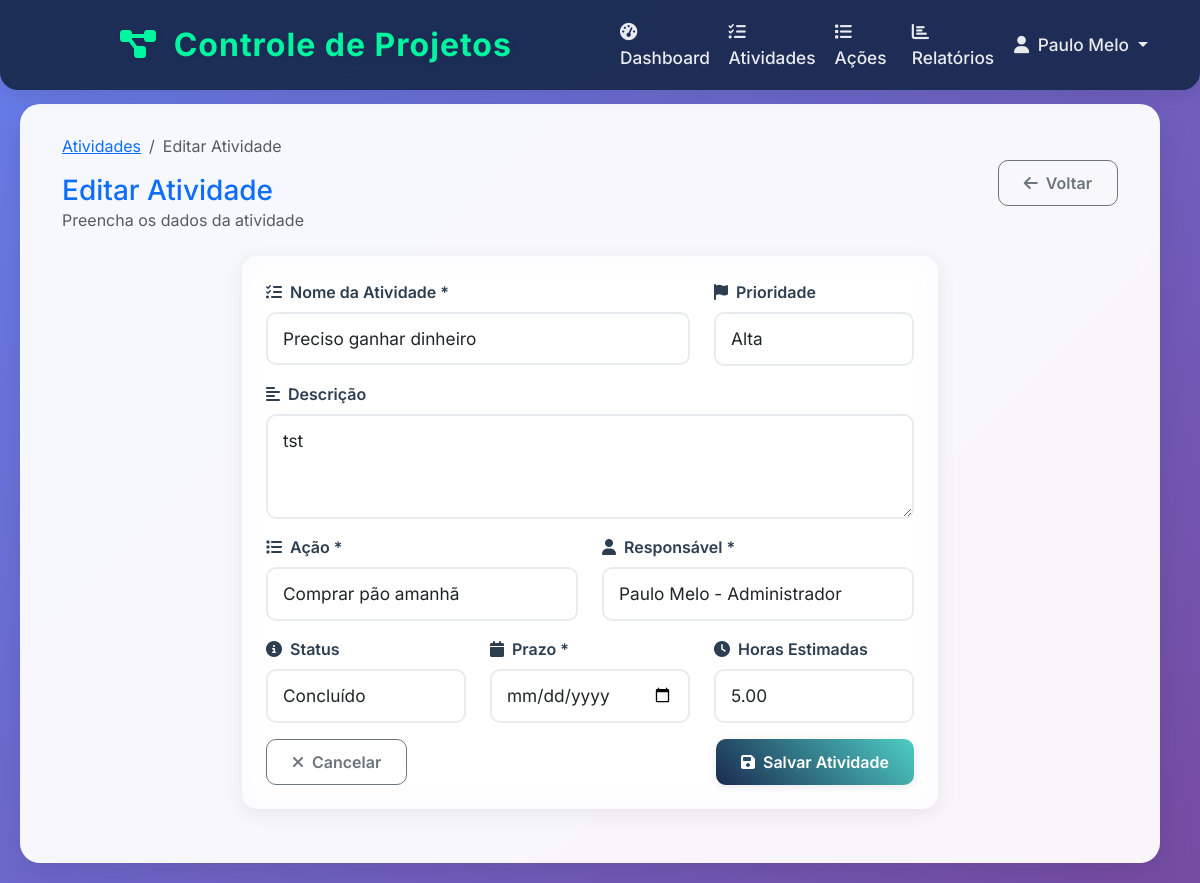
/activities/1/edit/ (signed in), run on the app's committed database.
### activities/models.py (models this page shows, shortened)
class Activity(models.Model):
    STATUS_CHOICES = [
        ('not_started', 'Não Iniciado'),
        ('in_progress', 'Em Andamento'),
        ('completed', 'Concluído'),
        ('paused', 'Pausado'),
    ]
    PRIORITY_CHOICES = [
        ('low', 'Baixa'),
        ('medium', 'Média'),
        ('high', 'Alta'),
        ('urgent', 'Urgente'),
    ]
    name = models.CharField(max_length=200, verbose_name="Nome da Atividade")
    description = models.TextField(blank=True, null=True, verbose_name="Descrição")
    action = models.ForeignKey(
        Action,
        on_delete=models.CASCADE,
        related_name='activities',
        verbose_name="Ação"
    )
    assigned_to = models.ForeignKey(
        Worker,
        on_delete=models.PROTECT,
        related_name='assigned_activities',
        verbose_name="Atribuído para"
    )
    status = models.CharField(
        max_length=20,
        choices=STATUS_CHOICES,
        default='not_started',
        verbose_name="Status"
    )
    priority = models.CharField(
        max_length=20,
        choices=PRIORITY_CHOICES,
        default='medium',
        verbose_name="Prioridade"
    )
    deadline = models.DateField(verbose_name="Prazo")
    estimated_hours = models.DecimalField(
        max_digits=6,
        decimal_places=2,
        blank=True,
        null=True,
        verbose_name="Horas Estimadas"
    )
    created_at = models.DateTimeField(auto_now_add=True, verbose_name="Data de Criação")
    updated_at = models.DateTimeField(auto_now=True, verbose_name="Última Atualização")
    class Meta:
        verbose_name = "Atividade"
        verbose_name_plural = "Atividades"
        ordering = ['-created_at']

### activities/views.py (the view)
# urls.py: path('<int:pk>/edit/', views.activity_update, name='activity_update'),
@login_required
def activity_update(request, pk):
    activity = get_object_or_404(Activity, pk=pk)
    try:
        worker = request.user.worker
        if activity.assigned_to != worker and worker.level not in ['admin', 'manager']:
            messages.error(request, 'Você não tem permissão para editar esta atividade.')
            return redirect('activities:activity_list')
    except Worker.DoesNotExist:
        messages.warning(request, 'Complete seu perfil primeiro.')
        return redirect('accounts:complete_profile')
    if request.method == 'POST':
        form = ActivityForm(request.POST, instance=activity)
        if form.is_valid():
            form.save()
            messages.success(request, 'Atividade atualizada com sucesso!')
            return redirect('activities:activity_detail', pk=activity.pk)
    else:
        form = ActivityForm(instance=activity)
    context = {
        'form': form,
        'activity': activity,
        'title': 'Editar Atividade'
    }
    return render(request, 'activities/activity_form.html', context)

### templates/activities/activity_form.html (shortened to what this page needs)
{% extends 'base.html' %}
{% block content %}
<div class="container-fluid">
    <div class="row mb-4">
        <div class="col-12">
            <div class="d-flex justify-content-between align-items-center">
                <div>
                    <nav aria-label="breadcrumb">
                        <ol class="breadcrumb">
                            <li class="breadcrumb-item"><a href="{% url 'activities:activity_list' %}">Atividades</a></li>
                            <li class="breadcrumb-item active">{{ title }}</li>
                        </ol>
                    </nav>
                    <h1 class="h3 mb-0 text-primary">{{ title }}</h1>
                    <p class="text-muted mb-0">Preencha os dados da atividade</p>
                </div>
                <div>
                    <a href="{% url 'activities:activity_list' %}" class="btn btn-outline-secondary">
                        <i class="fas fa-arrow-left me-2"></i>Voltar
                    </a>
                </div>
            </div>
        </div>
    </div>
    <div class="row justify-content-center">
        <div class="col-lg-8">
            <div class="card">
                <div class="card-body p-4">
                    <form method="post">
                        <div class="row">
                            <div class="col-md-8">
                                <div class="mb-3">
                                    <label for="{{ form.name.id_for_label }}" class="form-label">
                                        <i class="fas fa-tasks me-2"></i>Nome da Atividade *
                                    </label>
                                    {{ form.name }}
                                </div>
                            </div>
                            <div class="col-md-4">
                                <div class="mb-3">
                                    <label for="{{ form.priority.id_for_label }}" class="form-label">
                                        <i class="fas fa-flag me-2"></i>Prioridade
                                    </label>
                                    {{ form.priority }}
                                </div>
                            </div>
                        </div>
                        <div class="mb-3">
                            <label for="{{ form.description.id_for_label }}" class="form-label">
                                <i class="fas fa-align-left me-2"></i>Descrição
                            </label>
                            {{ form.description }}
                        </div>
                        <div class="row">
                            <div class="col-md-6">
                                <div class="mb-3">
                                    <label for="{{ form.action.id_for_label }}" class="form-label">
                                        <i class="fas fa-list me-2"></i>Ação *
                                    </label>
                                    {{ form.action }}
                                </div>
                            </div>
                            <div class="col-md-6">
                                <div class="mb-3">
                                    <label for="{{ form.assigned_to.id_for_label }}" class="form-label">
                                        <i class="fas fa-user me-2"></i>Responsável *
                                    </label>
                                    {{ form.assigned_to }}
                                </div>
                            </div>
                        </div>
                        <div class="row">
                            <div class="col-md-4">
                                <div class="mb-3">
                                    <label for="{{ form.status.id_for_label }}" class="form-label">
                                        <i class="fas fa-info-circle me-2"></i>Status
                                    </label>
                                    {{ form.status }}
                                </div>
                            </div>
                            <div class="col-md-4">
                                <div class="mb-3">
                                    <label for="{{ form.deadline.id_for_label }}" class="form-label">
                                        <i class="fas fa-calendar me-2"></i>Prazo *
                                    </label>
                                    {{ form.deadline }}
                                </div>
                            </div>
                            <div class="col-md-4">
                                <div class="mb-3">
                                    <label for="{{ form.estimated_hours.id_for_label }}" class="form-label">
                                        <i class="fas fa-clock me-2"></i>Horas Estimadas
                                    </label>
                                    {{ form.estimated_hours }}
                                </div>
                            </div>
                        </div>
                        <div class="d-flex justify-content-between">
                            <a href="{% url 'activities:activity_list' %}" class="btn btn-outline-secondary">
                                <i class="fas fa-times me-2"></i>Cancelar
                            </a>
                            <button type="submit" class="btn btn-primary">
                                <i class="fas fa-save me-2"></i>Salvar Atividade
                            </button>
                        </div>
                    </form>
                </div>
            </div>
        </div>
    </div>
</div>
{% endblock %}

### templates/base.html (shortened to what this page needs)
<!DOCTYPE html>
<html lang="pt-br">
<head>
    <link href="https://cdn.jsdelivr.net/npm/bootstrap@5.3.0/dist/css/bootstrap.min.css" rel="stylesheet">
    <link rel="stylesheet" href="https://cdnjs.cloudflare.com/ajax/libs/font-awesome/6.4.0/css/all.min.css">
    <link rel="stylesheet" href="/static/css/custom.css">
</head>
<body>
    <nav class="navbar navbar-expand-lg navbar-dark fixed-top w-100" style="background: #1A2B50;">
        {% if request.path == '/accounts/login/' or request.path == '/accounts/register/' or request.path == '/accounts/password_reset/' or request.path == '/accounts/password_reset/done/' or request.path == '/accounts/reset/done/' %}
            <div class="container-fluid justify-content-center">
                <a class="navbar-brand mx-auto text-center" style="font-size: 2rem; font-weight: 700; letter-spacing: 1px; width: 100%; display: flex; justify-content: center; align-items: center;">
                    <i class="fas fa-project-diagram me-2"></i>
                    Controle de Projetos
                </a>
            </div>
        {% else %}
            <div class="container-fluid justify-content-center">
                <a class="navbar-brand mx-auto text-center" href="{% url 'dashboard:index' %}" style="font-size: 2rem; font-weight: 700; letter-spacing: 1px;">
                    <i class="fas fa-project-diagram me-2"></i>
                    Controle de Projetos
                </a>
            </div>
            <div class="container-fluid">
                <div class="collapse navbar-collapse justify-content-center" id="navbarNav">
                    <ul class="navbar-nav me-auto">
                        <li class="nav-item">
                            <a class="nav-link" href="{% url 'dashboard:index' %}">
                                <i class="fas fa-tachometer-alt me-1"></i> Dashboard
                            </a>
                        </li>
                        <li class="nav-item">
                            <a class="nav-link" href="{% url 'activities:activity_list' %}">
                                <i class="fas fa-tasks me-1"></i> Atividades
                            </a>
                        </li>
                        <li class="nav-item">
                            <a class="nav-link" href="{% url 'activities:action_list' %}">
                                <i class="fas fa-list me-1"></i> Ações
                            </a>
                        </li>
                        <li class="nav-item">
                            <a class="nav-link" href="{% url 'dashboard:activities_report' %}">
                                <i class="fas fa-chart-bar me-1"></i> Relatórios
                            </a>
                        </li>
                    </ul>
                    <ul class="navbar-nav">
                        {% if user.is_authenticated %}
                            <li class="nav-item dropdown">
                                <a class="nav-link dropdown-toggle" href="#" id="navbarDropdown" role="button" data-bs-toggle="dropdown">
                                    <i class="fas fa-user me-1"></i> {{ user.get_full_name|default:user.username }}
                                </a>
                            </li>
                        {% else %}
                            <li class="nav-item">
                                <a class="nav-link" href="{% url 'accounts:login' %}">
                                    <i class="fas fa-sign-in-alt me-1"></i> Entrar
                                </a>
                            </li>
                        {% endif %}
                    </ul>
                </div>
            </div>
        {% endif %}
    </nav>
    <div style="height: 80px;"></div>
    {% block main_content %}
    <div class="main-content container mt-4 centraliza-tela">
        {% block content %}{% endblock %}
    </div>
    {% endblock %}
</body>
</html>

### data on the page
Activity: name "Preciso ganhar dinheiro", priority "Alta", description "tst", action "Comprar pão amanhã", assigned_to "Paulo Melo - Administrador", status "Concluído", estimated_hours "5.00"

### other printed values
{{ user.get_full_name|default:user.username }} "Paulo Melo"
{{ title }} "Editar Atividade"
